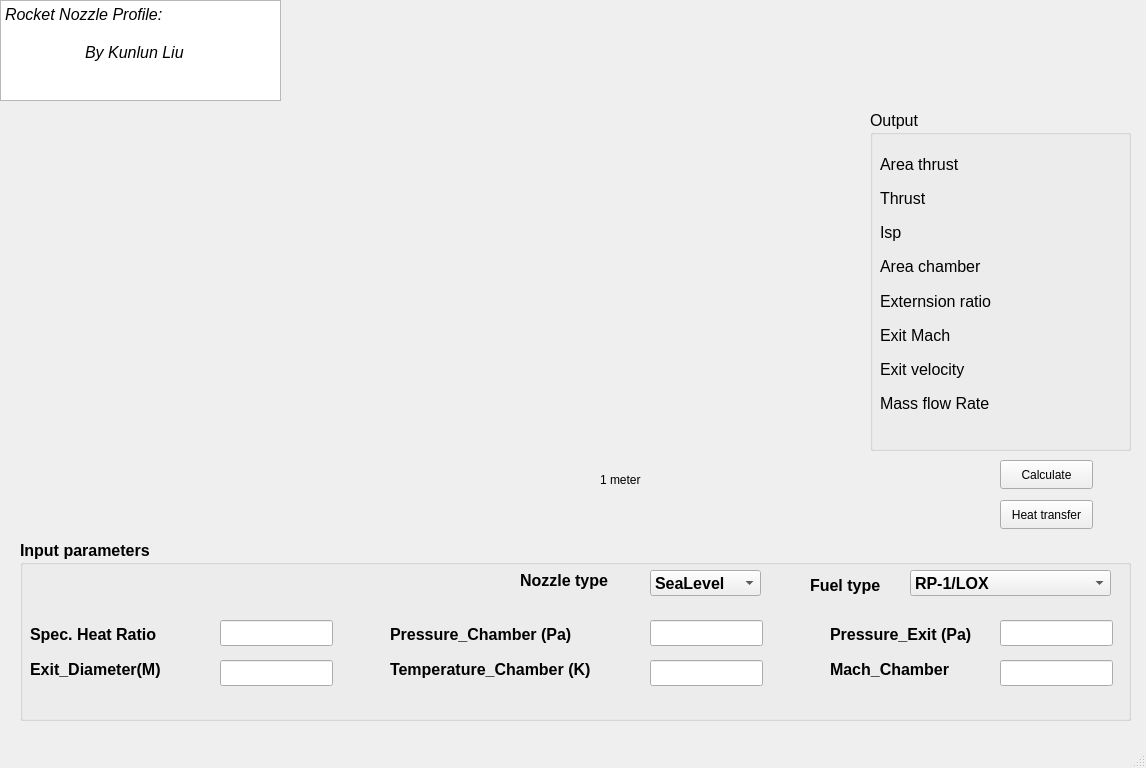
<?xml version="1.0" encoding="UTF-8"?>
<ui version="4.0">
 <class>MainWindow</class>
 <widget class="QMainWindow" name="MainWindow">
  <property name="geometry">
   <rect>
    <x>0</x>
    <y>0</y>
    <width>1146</width>
    <height>768</height>
   </rect>
  </property>
  <property name="windowTitle">
   <string>MainWindow</string>
  </property>
  <widget class="QWidget" name="centralwidget">
   <widget class="QPushButton" name="pushButton">
    <property name="geometry">
     <rect>
      <x>1000</x>
      <y>460</y>
      <width>93</width>
      <height>29</height>
     </rect>
    </property>
    <property name="text">
     <string>Calculate</string>
    </property>
   </widget>
   <widget class="QGroupBox" name="groupBox">
    <property name="geometry">
     <rect>
      <x>20</x>
      <y>540</y>
      <width>1111</width>
      <height>181</height>
     </rect>
    </property>
    <property name="font">
     <font>
      <pointsize>12</pointsize>
      <bold>true</bold>
     </font>
    </property>
    <property name="title">
     <string>Input parameters</string>
    </property>
    <widget class="QComboBox" name="comboBox">
     <property name="geometry">
      <rect>
       <x>890</x>
       <y>30</y>
       <width>201</width>
       <height>26</height>
      </rect>
     </property>
     <item>
      <property name="text">
       <string>RP-1/LOX</string>
      </property>
     </item>
     <item>
      <property name="text">
       <string>Hydrogan/LOX</string>
      </property>
     </item>
     <item>
      <property name="text">
       <string>Mathan/LOX</string>
      </property>
     </item>
    </widget>
    <widget class="QLineEdit" name="lineEdit">
     <property name="geometry">
      <rect>
       <x>200</x>
       <y>80</y>
       <width>113</width>
       <height>26</height>
      </rect>
     </property>
    </widget>
    <widget class="QLineEdit" name="lineEdit_2">
     <property name="geometry">
      <rect>
       <x>980</x>
       <y>80</y>
       <width>113</width>
       <height>26</height>
      </rect>
     </property>
    </widget>
    <widget class="QLineEdit" name="lineEdit_3">
     <property name="geometry">
      <rect>
       <x>630</x>
       <y>80</y>
       <width>113</width>
       <height>26</height>
      </rect>
     </property>
    </widget>
    <widget class="QLineEdit" name="lineEdit_4">
     <property name="geometry">
      <rect>
       <x>980</x>
       <y>120</y>
       <width>113</width>
       <height>26</height>
      </rect>
     </property>
    </widget>
    <widget class="QLineEdit" name="lineEdit_5">
     <property name="geometry">
      <rect>
       <x>630</x>
       <y>120</y>
       <width>113</width>
       <height>26</height>
      </rect>
     </property>
    </widget>
    <widget class="QLineEdit" name="lineEdit_6">
     <property name="geometry">
      <rect>
       <x>200</x>
       <y>120</y>
       <width>113</width>
       <height>26</height>
      </rect>
     </property>
    </widget>
    <widget class="QLabel" name="label_7">
     <property name="geometry">
      <rect>
       <x>790</x>
       <y>30</y>
       <width>111</width>
       <height>31</height>
      </rect>
     </property>
     <property name="text">
      <string>Fuel type</string>
     </property>
    </widget>
    <widget class="QWidget" name="layoutWidget">
     <property name="geometry">
      <rect>
       <x>10</x>
       <y>80</y>
       <width>181</width>
       <height>63</height>
      </rect>
     </property>
     <layout class="QVBoxLayout" name="verticalLayout_2">
      <item>
       <widget class="QLabel" name="label">
        <property name="text">
         <string>Spec. Heat Ratio</string>
        </property>
       </widget>
      </item>
      <item>
       <widget class="QLabel" name="label_6">
        <property name="text">
         <string>Exit_Diameter(M)</string>
        </property>
       </widget>
      </item>
     </layout>
    </widget>
    <widget class="QWidget" name="layoutWidget">
     <property name="geometry">
      <rect>
       <x>370</x>
       <y>80</y>
       <width>247</width>
       <height>63</height>
      </rect>
     </property>
     <layout class="QVBoxLayout" name="verticalLayout_3">
      <item>
       <widget class="QLabel" name="label_3">
        <property name="text">
         <string>Pressure_Chamber (Pa)</string>
        </property>
       </widget>
      </item>
      <item>
       <widget class="QLabel" name="label_5">
        <property name="text">
         <string>Temperature_Chamber (K)</string>
        </property>
       </widget>
      </item>
     </layout>
    </widget>
    <widget class="QWidget" name="layoutWidget">
     <property name="geometry">
      <rect>
       <x>810</x>
       <y>80</y>
       <width>169</width>
       <height>63</height>
      </rect>
     </property>
     <layout class="QVBoxLayout" name="verticalLayout_4">
      <item>
       <widget class="QLabel" name="label_2">
        <property name="text">
         <string>Pressure_Exit (Pa)</string>
        </property>
       </widget>
      </item>
      <item>
       <widget class="QLabel" name="label_4">
        <property name="text">
         <string>Mach_Chamber</string>
        </property>
       </widget>
      </item>
     </layout>
    </widget>
    <widget class="QComboBox" name="comboBox_2">
     <property name="geometry">
      <rect>
       <x>630</x>
       <y>30</y>
       <width>111</width>
       <height>26</height>
      </rect>
     </property>
     <item>
      <property name="text">
       <string>SeaLevel</string>
      </property>
     </item>
     <item>
      <property name="text">
       <string>Vacuum</string>
      </property>
     </item>
    </widget>
    <widget class="QLabel" name="label_16">
     <property name="geometry">
      <rect>
       <x>500</x>
       <y>30</y>
       <width>121</width>
       <height>21</height>
      </rect>
     </property>
     <property name="text">
      <string>Nozzle type</string>
     </property>
    </widget>
   </widget>
   <widget class="QGroupBox" name="groupBox_2">
    <property name="geometry">
     <rect>
      <x>870</x>
      <y>110</y>
      <width>261</width>
      <height>341</height>
     </rect>
    </property>
    <property name="font">
     <font>
      <pointsize>12</pointsize>
     </font>
    </property>
    <property name="title">
     <string>Output</string>
    </property>
    <widget class="QWidget" name="layoutWidget">
     <property name="geometry">
      <rect>
       <x>10</x>
       <y>40</y>
       <width>251</width>
       <height>267</height>
      </rect>
     </property>
     <layout class="QVBoxLayout" name="verticalLayout">
      <item>
       <widget class="QLabel" name="label_8">
        <property name="text">
         <string>Area thrust</string>
        </property>
       </widget>
      </item>
      <item>
       <widget class="QLabel" name="label_9">
        <property name="text">
         <string>Thrust</string>
        </property>
       </widget>
      </item>
      <item>
       <widget class="QLabel" name="label_10">
        <property name="text">
         <string>Isp</string>
        </property>
       </widget>
      </item>
      <item>
       <widget class="QLabel" name="label_11">
        <property name="text">
         <string>Area chamber</string>
        </property>
       </widget>
      </item>
      <item>
       <widget class="QLabel" name="label_12">
        <property name="text">
         <string>Externsion ratio</string>
        </property>
       </widget>
      </item>
      <item>
       <widget class="QLabel" name="label_13">
        <property name="text">
         <string>Exit Mach</string>
        </property>
       </widget>
      </item>
      <item>
       <widget class="QLabel" name="label_14">
        <property name="text">
         <string>Exit velocity</string>
        </property>
       </widget>
      </item>
      <item>
       <widget class="QLabel" name="label_15">
        <property name="text">
         <string>Mass flow Rate</string>
        </property>
       </widget>
      </item>
     </layout>
    </widget>
   </widget>
   <widget class="QPlainTextEdit" name="plainTextEdit">
    <property name="geometry">
     <rect>
      <x>0</x>
      <y>0</y>
      <width>281</width>
      <height>101</height>
     </rect>
    </property>
    <property name="font">
     <font>
      <pointsize>12</pointsize>
      <italic>true</italic>
     </font>
    </property>
    <property name="plainText">
     <string>Rocket Nozzle Profile:
	
	By Kunlun Liu</string>
    </property>
   </widget>
   <widget class="QLabel" name="label_17">
    <property name="geometry">
     <rect>
      <x>600</x>
      <y>470</y>
      <width>101</width>
      <height>20</height>
     </rect>
    </property>
    <property name="text">
     <string>1 meter</string>
    </property>
   </widget>
   <widget class="QPushButton" name="pushButton_2">
    <property name="geometry">
     <rect>
      <x>1000</x>
      <y>500</y>
      <width>93</width>
      <height>29</height>
     </rect>
    </property>
    <property name="text">
     <string>Heat transfer</string>
    </property>
   </widget>
  </widget>
  <widget class="QMenuBar" name="menubar">
   <property name="geometry">
    <rect>
     <x>0</x>
     <y>0</y>
     <width>1146</width>
     <height>26</height>
    </rect>
   </property>
  </widget>
  <widget class="QStatusBar" name="statusbar"/>
 </widget>
 <resources/>
 <connections/>
</ui>
